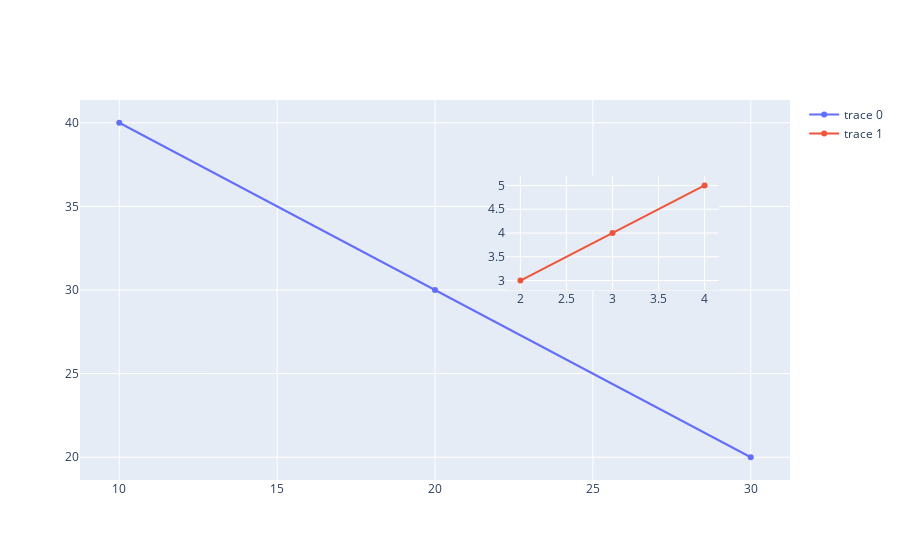

Here is the notebook cell this chart was saved with:
### Code cell
fig = dict(data=data, layout=layout)
offline.iplot(fig)

### Figure 1 — Plotly figure (JSON) as saved in the notebook; plotly's stock layout.template omitted (floating-point values rounded to 4 significant figures)
{"data": [{"type": "scatter", "x": [10, 20, 30], "y": [40, 30, 20]}, {"type": "scatter", "x": [2, 3, 4], "xaxis": "x2", "y": [3, 4, 5], "yaxis": "y2"}], "layout": {"autosize": true, "xaxis": {"autorange": true, "range": [8.776, 31.22], "type": "linear"}, "xaxis2": {"anchor": "y2", "autorange": true, "domain": [0.6, 0.9], "range": [1.851, 4.149], "type": "linear"}, "yaxis": {"autorange": true, "range": [18.54, 41.46], "type": "linear"}, "yaxis2": {"anchor": "x2", "autorange": true, "domain": [0.5, 0.8], "range": [2.761, 5.239], "type": "linear"}}}
